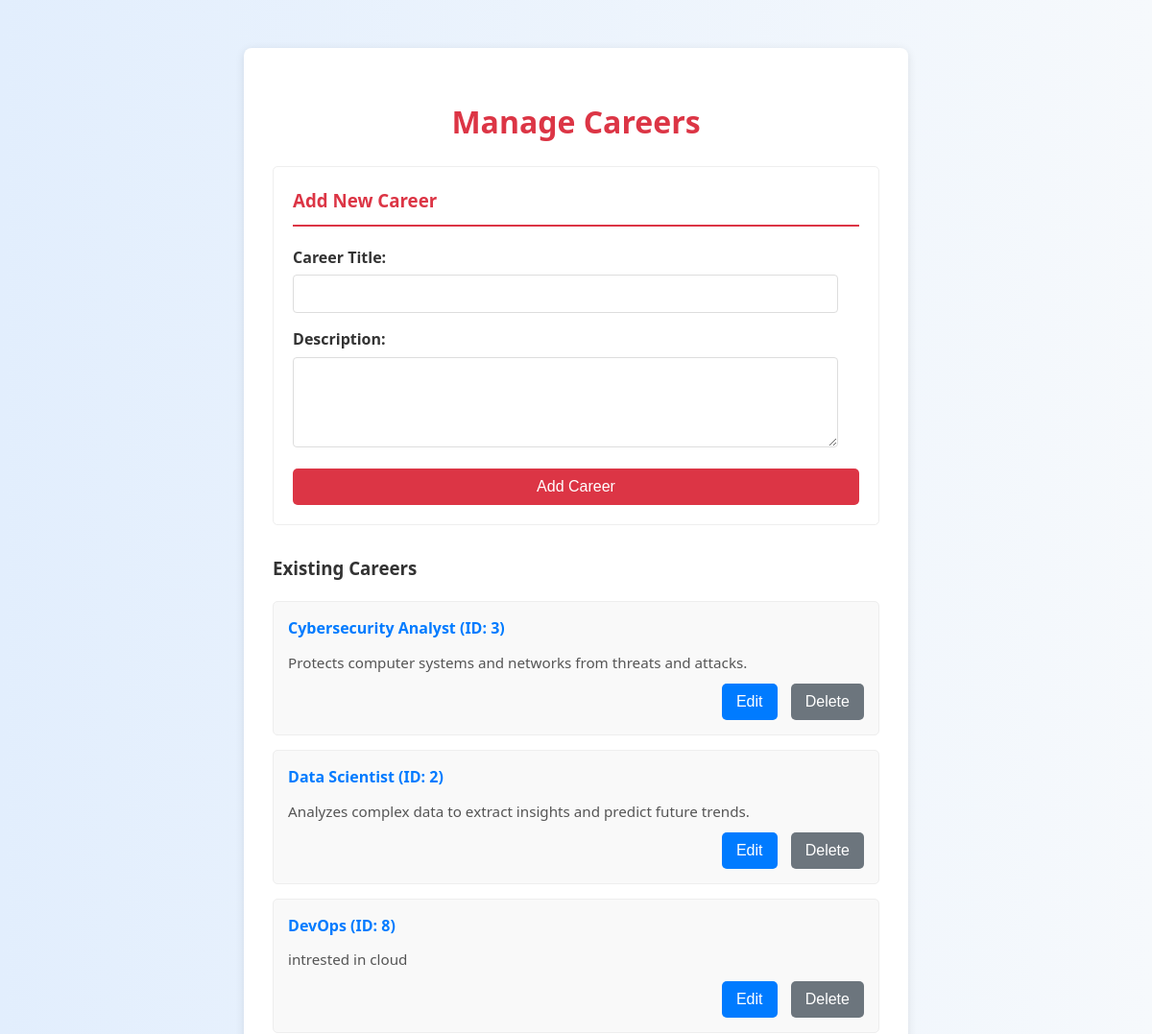
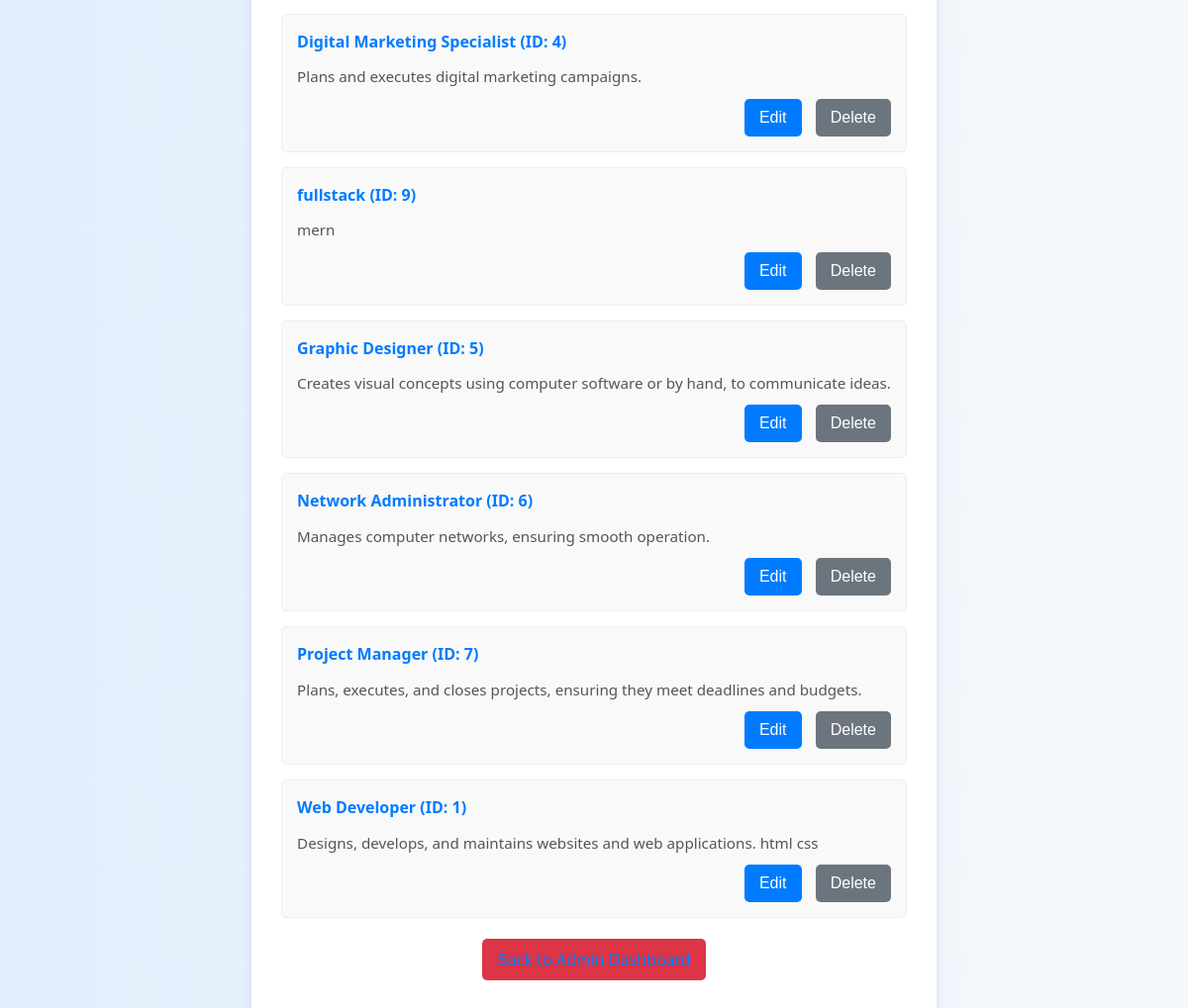
The page /admin/manage_careers.php (signed in) on the database its author committed (2 pictures, top to bottom).
### tables this page shows
CREATE TABLE `careers` (
  `id` int(11) NOT NULL,
  `title` varchar(255) NOT NULL,
  `description` text DEFAULT NULL
);

### admin/manage_careers.php (the view, shortened to what this page needs)
<?php
require_once '../config/config.php';
$careers = [];
$sql_fetch_careers = "SELECT id, title, description FROM careers ORDER BY title ASC";
$result_careers = mysqli_query($conn, $sql_fetch_careers);
if ($result_careers) {
    while ($row = mysqli_fetch_assoc($result_careers)) {
        $careers[] = $row;
    }
} else {
    $message = "Error fetching careers: " . mysqli_error($conn);
    $message_type = "error";
}
?>
<!DOCTYPE html>
<html lang="en">
<head>
    <link rel="stylesheet" href="../assets/css/style.css">
</head>
<body>
    <div class="admin-container">
        <h1>Manage Careers</h1>
        <div class="form-section">
            <h3>Add New Career</h3>
            <form action="manage_careers.php" method="POST">
                <div class="form-group">
                    <label for="add_title">Career Title:</label>
                    <input type="text" id="add_title" name="title" required>
                </div>
                <div class="form-group">
                    <label for="add_description">Description:</label>
                    <textarea id="add_description" name="description" rows="4" required></textarea>
                </div>
                <button type="submit" name="add_career" class="btn-submit">Add Career</button>
            </form>
        </div>
        <div class="career-list">
            <h3>Existing Careers</h3>
            <?php if (!empty($careers)): ?>
                <?php foreach ($careers as $career): ?>
                    <div class="career-item" id="career-<?php echo $career['id']; ?>">
                        <h4><?php echo htmlspecialchars($career['title']); ?> (ID: <?php echo $career['id']; ?>)</h4>
                        <p><?php echo nl2br(htmlspecialchars($career['description'])); ?></p>
                        <div class="career-actions">
                            <button class="btn-action btn-update" onclick="toggleEditForm(<?php echo $career['id']; ?>, '<?php echo htmlspecialchars(addslashes($career['title'])); ?>', '<?php echo htmlspecialchars(addslashes($career['description'])); ?>')">Edit</button>
                            <form action="manage_careers.php" method="POST" style="display:inline;" onsubmit="return confirm('Are you sure you want to delete this career? This cannot be undone if linked to user recommendations.');">
                                <button type="submit" name="delete_career" class="btn-action btn-delete">Delete</button>
                            </form>
                        </div>
                    </div>
                <?php endforeach; ?>
            <?php else: ?>
                <p>No careers found. Add one above!</p>
            <?php endif; ?>
        </div>
        <div class="back-link" style="text-align: center; margin-top: 30px;">
            <p><a href="dashboard.php" class="btn-action">Back to Admin Dashboard</a></p>
        </div>
    </div>
</body>
</html>

### assets/css/style.css (style rules this page uses)
body { font-family: 'Segoe UI', Tahoma, Geneva, Verdana, sans-serif; background: linear-gradient(to right, #e2eefd, #f6f9fc); color: #333; line-height: 1.6; margin: 0; padding: 0; display: flex; flex-direction: column; min-height: 100vh; }
.container, .profile-container, .recommendations-container, .admin-container { max-width: 1200px; margin: 50px auto; padding: 30px; background-color: #fff; border-radius: 8px; box-shadow: 0 2px 10px rgba(0,0,0,0.1); box-sizing: border-box; }
.form-group { margin-bottom: 15px; }
.form-group label { display: block; margin-bottom: 5px; font-weight: bold; }
.form-group input[type="text"], .form-group input[type="email"], .form-group input[type="password"], .form-group input[type="number"], .form-group textarea { width: 100%; padding: 10px; border: 1px solid #ddd; border-radius: 4px; font-size: 16px; box-sizing: border-box; }
.btn-primary, .btn-submit, .btn-danger, .btn-info { background-color: #007bff; color: white; padding: 12px 20px; border: none; border-radius: 5px; cursor: pointer; font-size: 18px; width: 100%; box-sizing: border-box; transition: background-color 0.3s ease; text-align: center; text-decoration: none; display: inline-block; }
.btn-submit { background-color: #28a745; }
.form-section { margin-bottom: 30px; padding: 20px; border: 1px solid #eee; border-radius: 5px; }
.form-section h3 { margin-top: 0; color: #333; border-bottom: 2px solid #007bff; padding-bottom: 10px; margin-bottom: 20px; }
.back-link { display: block; text-align: center; margin-top: 20px; }
.back-link a { color: #007bff; text-decoration: none; }

### admin/manage_careers.php (style rules this page uses)
.admin-container { max-width: 900px; margin: 50px auto; padding: 30px; background-color: #fff; border-radius: 8px; box-shadow: 0 2px 10px rgba(0,0,0,0.1); }
.admin-container h1 { color: #dc3545; margin-bottom: 20px; text-align: center; }
.form-section { margin-bottom: 30px; padding: 20px; border: 1px solid #eee; border-radius: 5px; }
.form-section h3 { margin-top: 0; color: #dc3545; border-bottom: 2px solid #dc3545; padding-bottom: 10px; margin-bottom: 20px; }
.form-group { margin-bottom: 15px; }
.form-group label { display: block; margin-bottom: 5px; font-weight: bold; }
.form-group input[type="text"], .form-group textarea { width: calc(100% - 22px); padding: 10px; border: 1px solid #ddd; border-radius: 4px; font-size: 16px; }
.btn-submit, .btn-action { background-color: #dc3545; color: white; padding: 10px 15px; border: none; border-radius: 5px; cursor: pointer; font-size: 16px; transition: background-color 0.3s ease; }
.btn-update { background-color: #007bff; }
.btn-delete { background-color: #6c757d; }
.career-list { margin-top: 30px; }
.career-item { background-color: #f9f9f9; padding: 15px; border-radius: 5px; margin-bottom: 15px; border: 1px solid #eee; display: flex; flex-direction: column; }
.career-item h4 { margin: 0 0 10px 0; color: #007bff; }
.career-item p { margin: 0 0 10px 0; color: #555; font-size: 0.95em; }
.career-actions { text-align: right; }
.career-actions button { margin-left: 10px; }

### rows shown on the page
careers: title "Cybersecurity Analyst", id "3", description "Protects computer systems and networks from threats and attacks."
careers: title "Data Scientist", id "2", description "Analyzes complex data to extract insights and predict future trends."
careers: title "DevOps", id "8", description "intrested in cloud"
careers: title "Digital Marketing Specialist", id "4", description "Plans and executes digital marketing campaigns."
careers: title "fullstack", id "9", description "mern"
careers: title "Graphic Designer", id "5", description "Creates visual concepts using computer software or by hand, to communicate ideas."
careers: title "Network Administrator", id "6", description "Manages computer networks, ensuring smooth operation."
careers: title "Project Manager", id "7", description "Plans, executes, and closes projects, ensuring they meet deadlines and budgets."
careers: title "Web Developer", id "1", description "Designs, develops, and maintains websites and web applications. html css"
